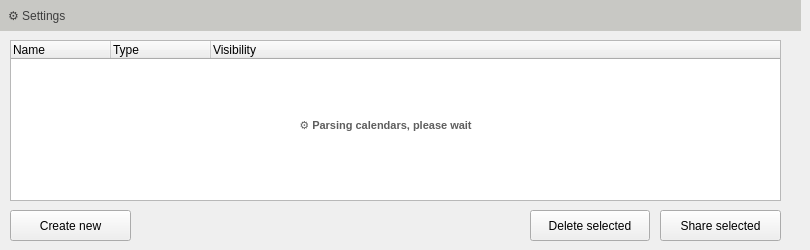
      <widget class="QWidget" name="tab_2">
       <attribute name="title">
        <string>Settings</string>
       </attribute>
       <widget class="QLabel" name="todoLabel_2">
        <property name="geometry">
         <rect>
          <x>0</x>
          <y>0</y>
          <width>801</width>
          <height>31</height>
         </rect>
        </property>
        <property name="styleSheet">
         <string notr="true">background-color: rgb(200, 200, 196);
color: rgb(62, 62, 62);
font: 700 9pt &quot;Segoe UI&quot;;
padding-left: 5px;</string>
        </property>
        <property name="text">
         <string>⚙️ Settings</string>
        </property>
       </widget>
       <widget class="QTreeWidget" name="cal_list">
        <property name="geometry">
         <rect>
          <x>10</x>
          <y>40</y>
          <width>771</width>
          <height>161</height>
         </rect>
        </property>
        <property name="styleSheet">
         <string notr="true"/>
        </property>
        <column>
         <property name="text">
          <string>Name</string>
         </property>
        </column>
        <column>
         <property name="text">
          <string>Type</string>
         </property>
        </column>
        <column>
         <property name="text">
          <string>Visibility</string>
         </property>
        </column>
       </widget>
       <widget class="QPushButton" name="new_calendar_btn">
        <property name="geometry">
         <rect>
          <x>10</x>
          <y>210</y>
          <width>121</width>
          <height>31</height>
         </rect>
        </property>
        <property name="text">
         <string>Create new</string>
        </property>
       </widget>
       <widget class="QPushButton" name="delete_calendar_btn">
        <property name="geometry">
         <rect>
          <x>530</x>
          <y>210</y>
          <width>120</width>
          <height>31</height>
         </rect>
        </property>
        <property name="text">
         <string>Delete selected</string>
        </property>
       </widget>
       <widget class="QPushButton" name="share_calendar_btn">
        <property name="geometry">
         <rect>
          <x>660</x>
          <y>210</y>
          <width>121</width>
          <height>31</height>
         </rect>
        </property>
        <property name="text">
         <string>Share selected</string>
        </property>
       </widget>
       <widget class="QLabel" name="parsing_alert_3">
        <property name="enabled">
         <bool>true</bool>
        </property>
        <property name="geometry">
         <rect>
          <x>260</x>
          <y>110</y>
          <width>251</width>
          <height>31</height>
         </rect>
        </property>
        <property name="styleSheet">
         <string notr="true">color: rgb(0, 120, 215);</string>
        </property>
        <property name="text">
         <string>&lt;html&gt;&lt;head/&gt;&lt;body&gt;&lt;p align=&quot;center&quot;&gt;&lt;span style=&quot; font-size:8pt; font-weight:700; color:#5e5e5e;&quot;&gt;⚙️ Parsing calendars, please wait&lt;/span&gt;&lt;/p&gt;&lt;/body&gt;&lt;/html&gt;</string>
        </property>
       </widget>
      </widget>
